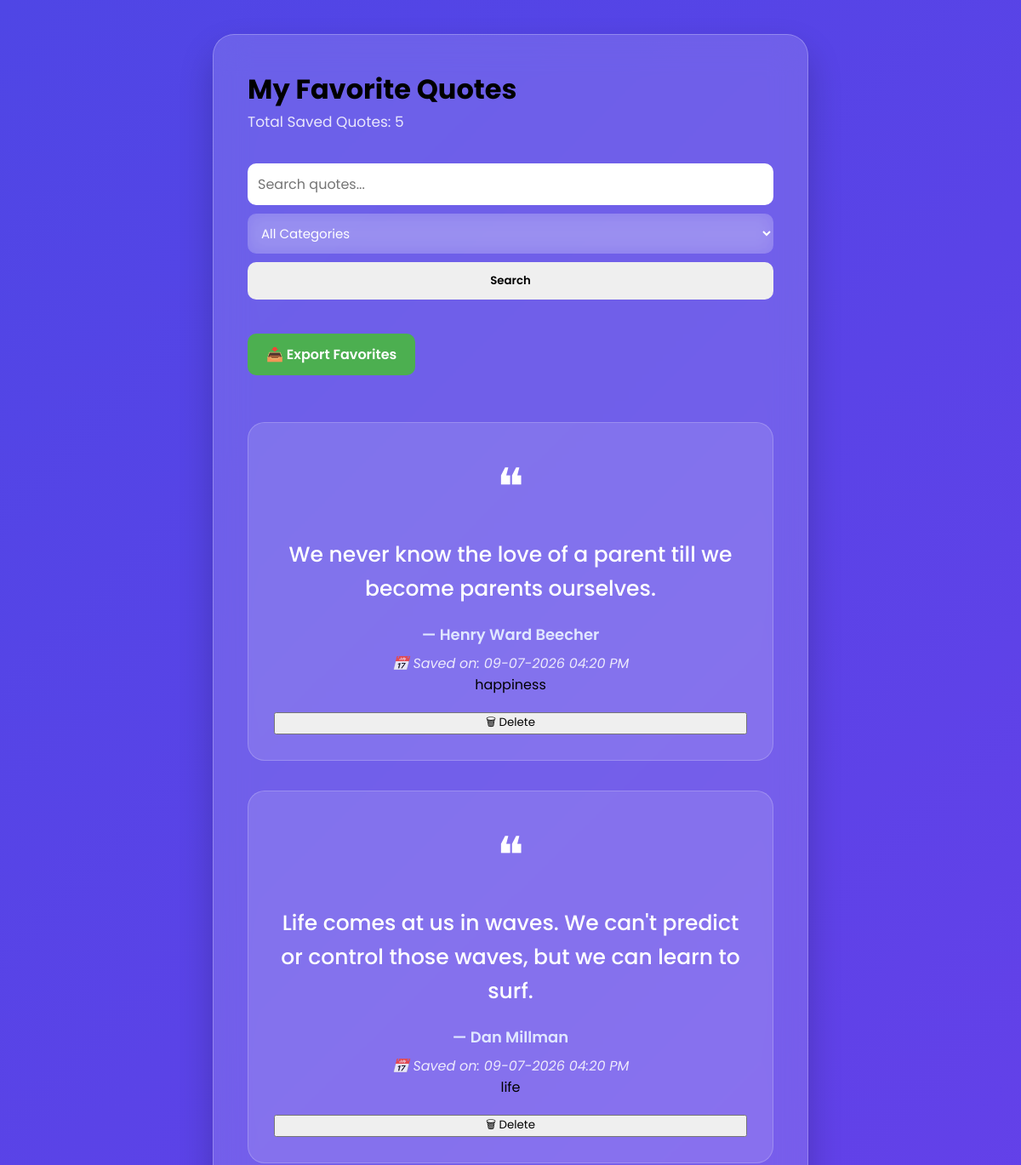
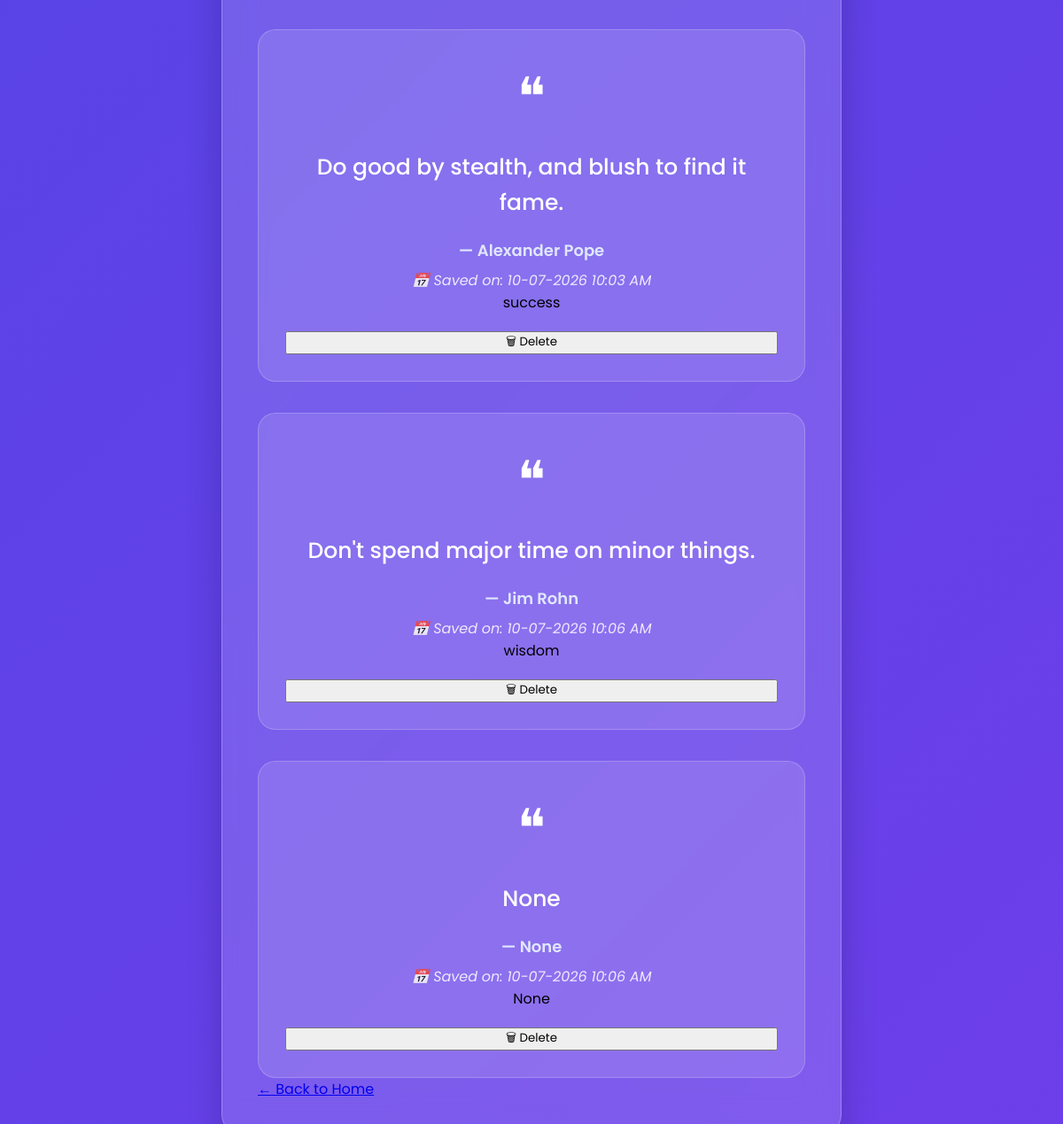
Before: /favorites with the older database file (2 pictures, top to bottom).
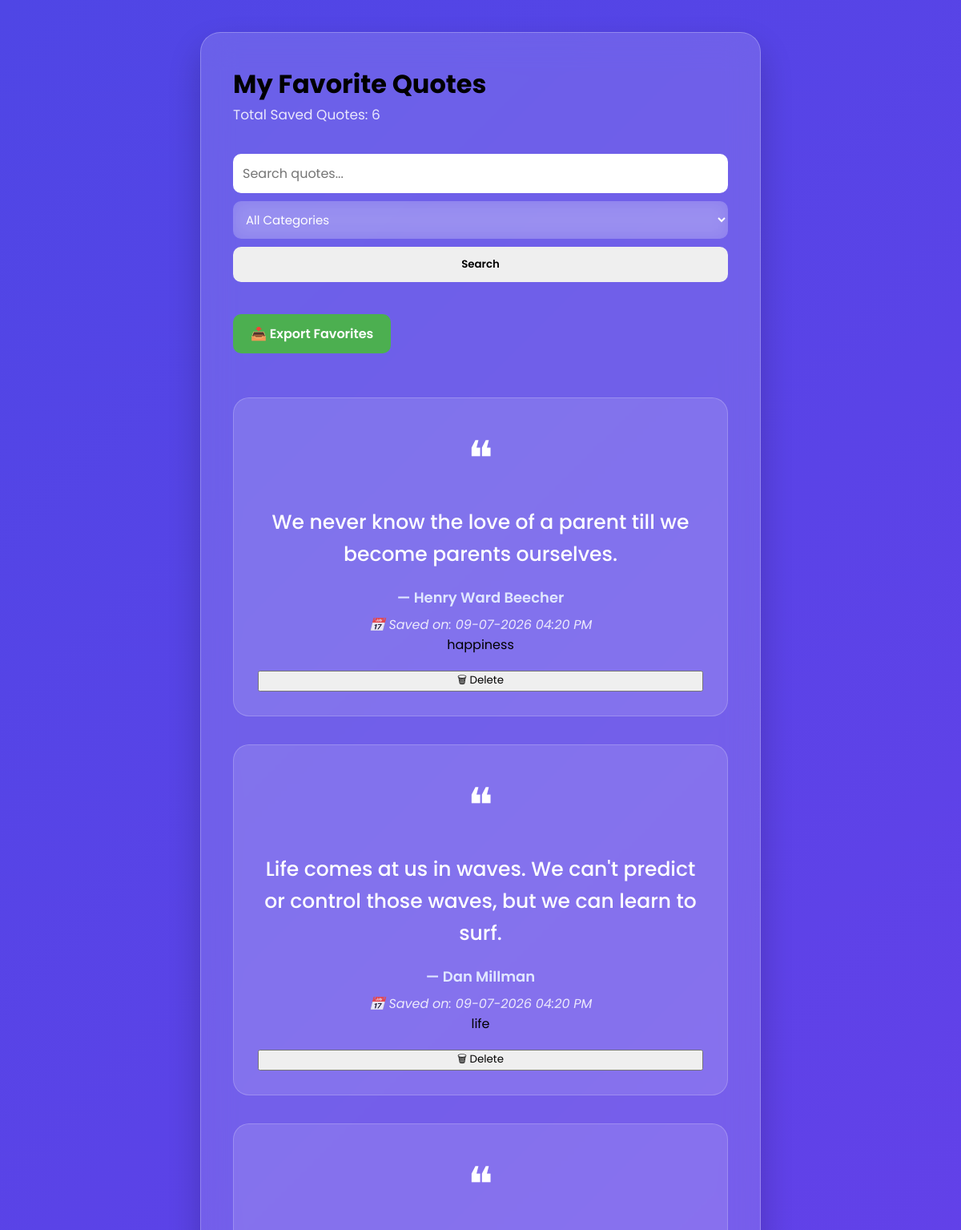
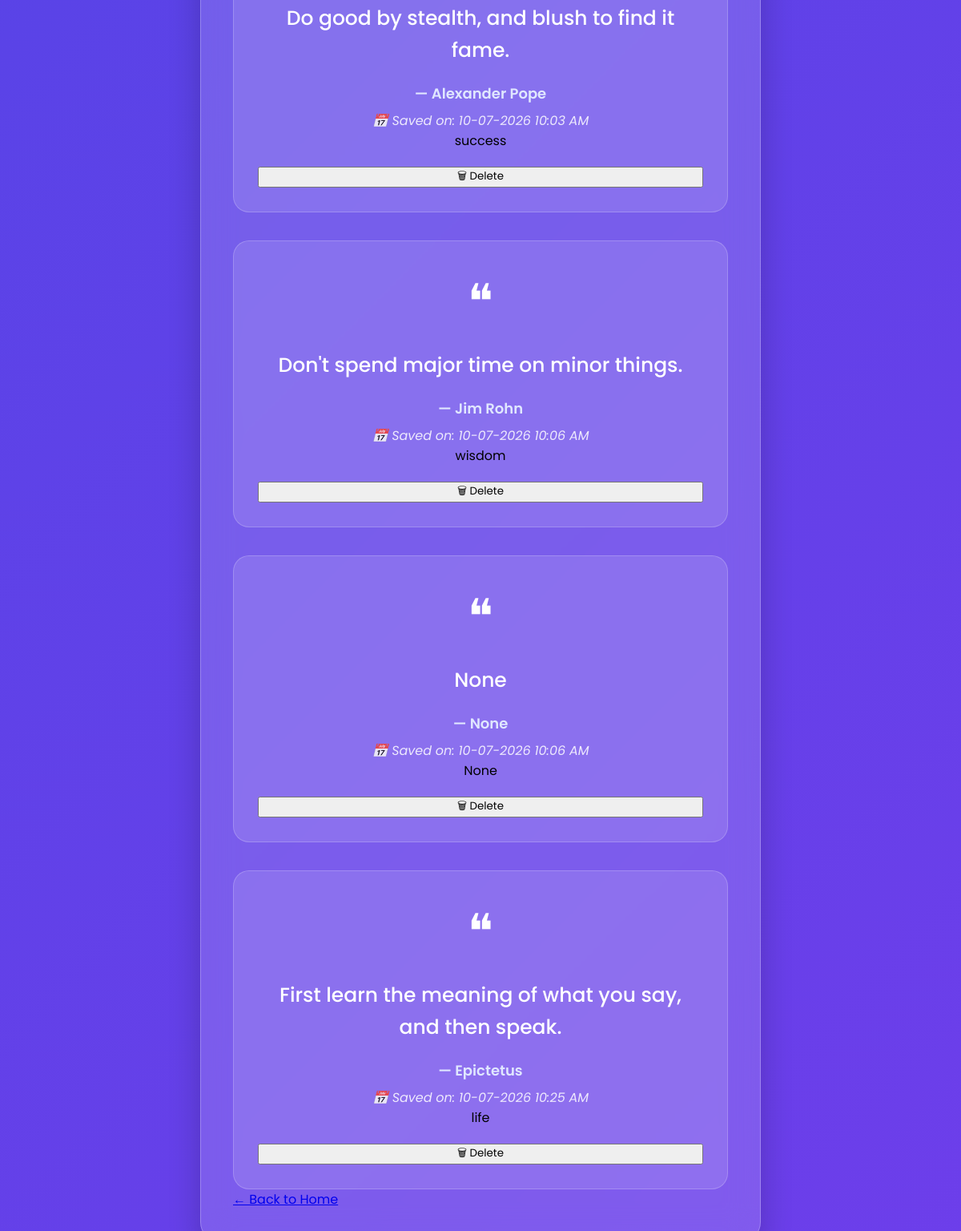
After: the same page with the newer database file (2 pictures, top to bottom).
### tables this page shows
CREATE TABLE favorites(

           id INTEGER PRIMARY KEY AUTOINCREMENT,

           quote TEXT NOT NULL,

           author TEXT NOT NULL,

          category TEXT NOT NULL,

          created_at TEXT NOT NULL
        );

### app.py (the view)
@app.route("/favorites")
def favorites():
    search = request.args.get("search", "")
    category = request.args.get("category", "all")
    quotes = filter_favorites(search, category)
    return render_template(
        "favorites.html",
        quotes=quotes,
        search=search,
        category=category,
        categories=categories
    )

### database.py (called while the page is built, shortened)
def filter_favorites(search, category):
    conn = sqlite3.connect("quotes.db")
    cursor = conn.cursor()
    query = """
        SELECT * FROM favorites
        WHERE 1=1
    """
    values = []
    if category and category != "all":
        query += " AND category = ?"
        values.append(category)
    cursor.execute(query, values)
    favorites = cursor.fetchall()
    conn.close()
    return favorites

### templates/favorites.html (shortened to what this page needs)
<!DOCTYPE html>
<html lang="en">
<head>
    <link rel="stylesheet" href="{{ url_for('static', filename='style.css') }}">
</head>
<body>
    <div class="container">
        <div class="card">
            <h1>My Favorite Quotes</h1>
            <p class="subtitle">
                Total Saved Quotes: {{ quotes|length }}
            </p>
            <form action="{{ url_for('favorites') }}" method="GET" class="search-form">
               <input
                type="text"
                name="search"
                placeholder="Search quotes..."
                value="{{ search }}"
                class="search-input"
                 >
               <select name="category" class="search-select">
                <option value="all"
                  {% if category == "all" %}selected{% endif %}>
                    All Categories
                </option>
               </select>
              <button type="submit" class="search-btn">
                  Search
               </button>
            </form>
            <a href="{{ url_for('export') }}" class="export-btn">
              📥 Export Favorites
            </a>
            {% if quotes %}
                {% for quote in quotes %}
                <div class="quote-box">
                    <div class="quote-icon">
                        ❝
                    </div>
                    <h2>
                        {{ quote[1] }}
                    </h2>
                    <h3>
                        — {{ quote[2] }}
                    </h3>
                    <p class="saved-date">
                       📅 Saved on: {{ quote[4] }}
                    </p>
                    <span class="category-badge">
                        {{ quote[3] }}
                    </span>
                    <form action="{{ url_for('delete', id=quote[0]) }}" method="POST" onsubmit="return confirm('Are you sure you want to delete this quote?')">
                      <button class="delete-btn" type="submit">
                         🗑 Delete
                      </button>
                    </form>
                </div>
                {% endfor %}
            {% endif %}
            <a href="{{ url_for('home') }}" class="back-btn">
                ← Back to Home
            </a>
        </div>
    </div>
</body>
</html>

### static/style.css (style rules this page uses)
* { margin:0; padding:0; box-sizing:border-box; font-family:"Poppins",sans-serif; }
body { min-height:100vh; display:flex; justify-content:center; align-items:center; overflow-x:hidden; background:linear-gradient(135deg,#4f46e5,#7c3aed,#0ea5e9); background-size:300% 300%; animation:gradientMove 12s ease infinite; padding:40px 20px; }
.container { width:100%; display:flex; justify-content:center; align-items:center; z-index:10; }
.card { width:100%; max-width:700px; padding:40px; border-radius:25px; background:rgba(255,255,255,.15); backdrop-filter:blur(20px); border:1px solid rgba(255,255,255,.25); box-shadow: 0 20px 40px rgba(0,0,0,.20); transition:.4s; }
.subtitle { color:rgba(255,255,255,.85); font-size:17px; line-height:28px; margin-bottom:35px; }
form { display:flex; flex-direction:column; gap:18px; margin-top:20px; }
select { width:100%; padding:16px 18px; border:none; outline:none; border-radius:14px; font-size:16px; background:rgba(255,255,255,.18); color:#ffffff; backdrop-filter:blur(10px); border:1px solid rgba(255,255,255,.25); transition:.3s; cursor:pointer; }
option { color:#222; background:#ffffff; }
.quote-box { margin-top:35px; padding:30px; border-radius:20px; background:rgba(255,255,255,.12); border:1px solid rgba(255,255,255,.20); text-align:center; animation:fadeIn .5s ease; }
.quote-icon { font-size:60px; color:white; margin-bottom:15px; }
.quote-box h2 { color:white; font-size:25px; line-height:40px; font-weight:500; margin-bottom:20px; }
.quote-box h3 { color:#e0e7ff; font-weight:600; font-size:18px; }
.quote-box p { color:white; opacity:.85; font-size:16px; }
.quote-box { animation:fadeQuote .7s ease; transition:all .3s ease; cursor:default; }
.search-form { display:flex; gap:10px; margin:20px 0; }
.search-input { flex:1; padding:12px; border:none; border-radius:10px; font-size:16px; outline:none; }
.search-btn { padding:12px 20px; border:none; border-radius:10px; cursor:pointer; font-weight:600; }
.search-select { padding:12px; border:none; border-radius:10px; outline:none; font-size:15px; cursor:pointer; }
.export-btn { display:inline-block; margin:20px 0; padding:12px 22px; background:#4CAF50; color:white; text-decoration:none; border-radius:10px; font-weight:600; transition:0.3s; }
.saved-date { margin-top: 8px; font-size: 14px; color: #bdbdbd; font-style: italic; }

Changed rows visible on the page:
added favorites: quote "First learn the meaning of what you say, and then speak.", author "Epictetus", created_at "10-07-2026 10:25 AM", category "life"
Other visible differences:
{{ quotes|length }}: "5" → "6"
